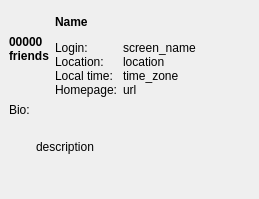
<?xml version="1.0" encoding="UTF-8"?>
<ui version="4.0">
 <class>UserInfo</class>
 <widget class="QWidget" name="UserInfo">
  <property name="geometry">
   <rect>
    <x>0</x>
    <y>0</y>
    <width>259</width>
    <height>199</height>
   </rect>
  </property>
  <property name="styleSheet">
   <string notr="true"/>
  </property>
  <layout class="QVBoxLayout" name="verticalLayout_4">
   <property name="spacing">
    <number>0</number>
   </property>
   <property name="margin">
    <number>0</number>
   </property>
   <item>
    <widget class="QFrame" name="frame">
     <property name="styleSheet">
      <string notr="true">QFrame { border-radius: 0; border-width: 1}
QLabel { border-width: 0 }</string>
     </property>
     <property name="frameShape">
      <enum>QFrame::NoFrame</enum>
     </property>
     <property name="frameShadow">
      <enum>QFrame::Plain</enum>
     </property>
     <layout class="QVBoxLayout" name="verticalLayout_6">
      <item>
       <layout class="QHBoxLayout" name="horizontalLayout_3" stretch="1,10">
        <item>
         <layout class="QVBoxLayout" name="verticalLayout_3">
          <item>
           <layout class="QHBoxLayout" name="horizontalLayout">
            <property name="spacing">
             <number>0</number>
            </property>
            <item>
             <spacer name="horizontalSpacer">
              <property name="orientation">
               <enum>Qt::Horizontal</enum>
              </property>
              <property name="sizeHint" stdset="0">
               <size>
                <width>0</width>
                <height>20</height>
               </size>
              </property>
             </spacer>
            </item>
            <item>
             <widget class="QLabel" name="userImage">
              <property name="sizePolicy">
               <sizepolicy hsizetype="Fixed" vsizetype="Fixed">
                <horstretch>0</horstretch>
                <verstretch>0</verstretch>
               </sizepolicy>
              </property>
              <property name="styleSheet">
               <string notr="true">QLabel { border-style: outset;
border-width: 0px;
border-radius: 0px}</string>
              </property>
              <property name="text">
               <string notr="true"/>
              </property>
              <property name="pixmap">
               <pixmap resource="../res/resources.qrc">:/icons/home_48.png</pixmap>
              </property>
             </widget>
            </item>
            <item>
             <spacer name="horizontalSpacer_2">
              <property name="orientation">
               <enum>Qt::Horizontal</enum>
              </property>
              <property name="sizeHint" stdset="0">
               <size>
                <width>0</width>
                <height>20</height>
               </size>
              </property>
             </spacer>
            </item>
           </layout>
          </item>
          <item>
           <layout class="QHBoxLayout" name="horizontalLayout_2">
            <property name="spacing">
             <number>0</number>
            </property>
            <item>
             <spacer name="horizontalSpacer_5">
              <property name="orientation">
               <enum>Qt::Horizontal</enum>
              </property>
              <property name="sizeHint" stdset="0">
               <size>
                <width>0</width>
                <height>20</height>
               </size>
              </property>
             </spacer>
            </item>
            <item>
             <layout class="QVBoxLayout" name="verticalLayout">
              <property name="spacing">
               <number>0</number>
              </property>
              <item>
               <widget class="QLabel" name="friends">
                <property name="font">
                 <font>
                  <weight>75</weight>
                  <bold>true</bold>
                 </font>
                </property>
                <property name="text">
                 <string notr="true">00000</string>
                </property>
               </widget>
              </item>
              <item>
               <widget class="QLabel" name="friendsLabel">
                <property name="font">
                 <font>
                  <weight>75</weight>
                  <bold>true</bold>
                 </font>
                </property>
                <property name="text">
                 <string>friends</string>
                </property>
               </widget>
              </item>
             </layout>
            </item>
            <item>
             <spacer name="horizontalSpacer_4">
              <property name="orientation">
               <enum>Qt::Horizontal</enum>
              </property>
              <property name="sizeHint" stdset="0">
               <size>
                <width>0</width>
                <height>20</height>
               </size>
              </property>
             </spacer>
            </item>
           </layout>
          </item>
          <item>
           <spacer name="verticalSpacer">
            <property name="orientation">
             <enum>Qt::Vertical</enum>
            </property>
            <property name="sizeType">
             <enum>QSizePolicy::Expanding</enum>
            </property>
            <property name="sizeHint" stdset="0">
             <size>
              <width>20</width>
              <height>13</height>
             </size>
            </property>
           </spacer>
          </item>
         </layout>
        </item>
        <item>
         <layout class="QVBoxLayout" name="verticalLayout_2">
          <item>
           <widget class="QLabel" name="name">
            <property name="font">
             <font>
              <weight>75</weight>
              <bold>true</bold>
             </font>
            </property>
            <property name="text">
             <string notr="true">Name</string>
            </property>
           </widget>
          </item>
          <item>
           <layout class="QFormLayout" name="formLayout">
            <property name="fieldGrowthPolicy">
             <enum>QFormLayout::AllNonFixedFieldsGrow</enum>
            </property>
            <property name="horizontalSpacing">
             <number>6</number>
            </property>
            <property name="verticalSpacing">
             <number>0</number>
            </property>
            <item row="0" column="0">
             <widget class="QLabel" name="loginLabel">
              <property name="text">
               <string>Login:</string>
              </property>
             </widget>
            </item>
            <item row="0" column="1">
             <widget class="QLabel" name="screenName">
              <property name="text">
               <string notr="true">screen_name</string>
              </property>
             </widget>
            </item>
            <item row="1" column="0">
             <widget class="QLabel" name="locationLabel">
              <property name="text">
               <string>Location:</string>
              </property>
             </widget>
            </item>
            <item row="1" column="1">
             <widget class="QLabel" name="location">
              <property name="text">
               <string notr="true">location</string>
              </property>
             </widget>
            </item>
            <item row="2" column="0">
             <widget class="QLabel" name="timezoneLabel">
              <property name="text">
               <string>Local time:</string>
              </property>
             </widget>
            </item>
            <item row="2" column="1">
             <widget class="QLabel" name="timezone">
              <property name="text">
               <string notr="true">time_zone</string>
              </property>
             </widget>
            </item>
            <item row="3" column="0">
             <widget class="QLabel" name="homepageLabel">
              <property name="text">
               <string>Homepage:</string>
              </property>
             </widget>
            </item>
            <item row="3" column="1">
             <widget class="QLabel" name="url">
              <property name="text">
               <string notr="true">url</string>
              </property>
              <property name="openExternalLinks">
               <bool>true</bool>
              </property>
             </widget>
            </item>
           </layout>
          </item>
         </layout>
        </item>
       </layout>
      </item>
      <item>
       <layout class="QHBoxLayout" name="horizontalLayout_4" stretch="1,10000000">
        <item>
         <layout class="QVBoxLayout" name="verticalLayout_5">
          <item>
           <widget class="QLabel" name="bioLabel">
            <property name="sizePolicy">
             <sizepolicy hsizetype="Preferred" vsizetype="Minimum">
              <horstretch>0</horstretch>
              <verstretch>0</verstretch>
             </sizepolicy>
            </property>
            <property name="text">
             <string>Bio:</string>
            </property>
           </widget>
          </item>
          <item>
           <spacer name="verticalSpacer_2">
            <property name="orientation">
             <enum>Qt::Vertical</enum>
            </property>
            <property name="sizeHint" stdset="0">
             <size>
              <width>10</width>
              <height>0</height>
             </size>
            </property>
           </spacer>
          </item>
         </layout>
        </item>
        <item>
         <widget class="QLabel" name="description">
          <property name="sizePolicy">
           <sizepolicy hsizetype="Preferred" vsizetype="Expanding">
            <horstretch>0</horstretch>
            <verstretch>0</verstretch>
           </sizepolicy>
          </property>
          <property name="text">
           <string notr="true">description</string>
          </property>
          <property name="wordWrap">
           <bool>true</bool>
          </property>
         </widget>
        </item>
       </layout>
      </item>
     </layout>
    </widget>
   </item>
  </layout>
 </widget>
 <resources>
  <include location="../res/resources.qrc"/>
 </resources>
 <connections/>
</ui>
